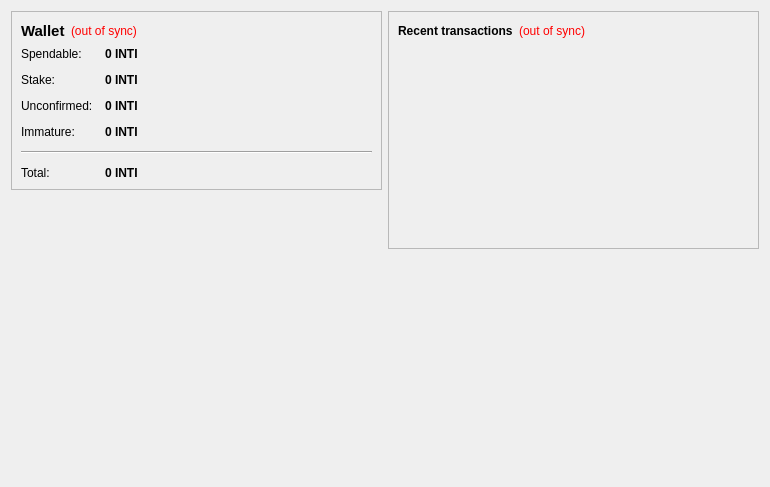
<?xml version="1.0" encoding="UTF-8"?>
<ui version="4.0">
 <class>OverviewPage</class>
 <widget class="QWidget" name="OverviewPage">
  <property name="geometry">
   <rect>
    <x>0</x>
    <y>0</y>
    <width>770</width>
    <height>487</height>
   </rect>
  </property>
  <property name="windowTitle">
   <string>Form</string>
  </property>
  <layout class="QHBoxLayout" name="horizontalLayout" stretch="1,1">
   <item>
    <layout class="QVBoxLayout" name="verticalLayout_2">
     <item>
      <widget class="QFrame" name="frame">
       <property name="frameShape">
        <enum>QFrame::StyledPanel</enum>
       </property>
       <property name="frameShadow">
        <enum>QFrame::Raised</enum>
       </property>
       <layout class="QVBoxLayout" name="verticalLayout_4">
        <item>
         <layout class="QHBoxLayout" name="horizontalLayout_4">
          <item>
           <widget class="QLabel" name="label_5">
            <property name="font">
             <font>
              <pointsize>11</pointsize>
              <weight>75</weight>
              <bold>true</bold>
             </font>
            </property>
            <property name="text">
             <string>Wallet</string>
            </property>
           </widget>
          </item>
          <item>
           <widget class="QLabel" name="labelWalletStatus">
            <property name="toolTip">
             <string>The displayed information may be out of date. Your wallet automatically synchronizes with the INTICOIN network after a connection is established, but this process has not completed yet.</string>
            </property>
            <property name="styleSheet">
             <string notr="true">QLabel { color: red; }</string>
            </property>
            <property name="text">
             <string notr="true">(out of sync)</string>
            </property>
            <property name="alignment">
             <set>Qt::AlignLeading|Qt::AlignLeft|Qt::AlignVCenter</set>
            </property>
           </widget>
          </item>
          <item>
           <spacer name="horizontalSpacer_2">
            <property name="orientation">
             <enum>Qt::Horizontal</enum>
            </property>
            <property name="sizeHint" stdset="0">
             <size>
              <width>40</width>
              <height>20</height>
             </size>
            </property>
           </spacer>
          </item>
         </layout>
        </item>
        <item>
         <layout class="QFormLayout" name="formLayout_2">
          <property name="fieldGrowthPolicy">
           <enum>QFormLayout::AllNonFixedFieldsGrow</enum>
          </property>
          <property name="horizontalSpacing">
           <number>12</number>
          </property>
          <property name="verticalSpacing">
           <number>12</number>
          </property>
          <item row="0" column="0">
           <widget class="QLabel" name="label">
            <property name="text">
             <string>Spendable:</string>
            </property>
           </widget>
          </item>
          <item row="0" column="1">
           <widget class="QLabel" name="labelBalance">
            <property name="font">
             <font>
              <weight>75</weight>
              <bold>true</bold>
             </font>
            </property>
            <property name="cursor">
             <cursorShape>IBeamCursor</cursorShape>
            </property>
            <property name="toolTip">
             <string>Your current spendable balance</string>
            </property>
            <property name="text">
             <string notr="true">0 INTI</string>
            </property>
            <property name="textInteractionFlags">
             <set>Qt::LinksAccessibleByMouse|Qt::TextSelectableByKeyboard|Qt::TextSelectableByMouse</set>
            </property>
           </widget>
          </item>
          <item row="1" column="0">
           <widget class="QLabel" name="label_stake">
            <property name="text">
             <string>Stake:</string>
            </property>
           </widget>
          </item>
          <item row="1" column="1">
           <widget class="QLabel" name="labelStake">
            <property name="font">
             <font>
              <weight>75</weight>
              <bold>true</bold>
             </font>
            </property>
            <property name="cursor">
             <cursorShape>IBeamCursor</cursorShape>
            </property>
            <property name="toolTip">
             <string>Total of coins that was staked, and do not yet count toward the current balance</string>
            </property>
            <property name="text">
             <string notr="true">0 INTI</string>
            </property>
            <property name="textInteractionFlags">
             <set>Qt::LinksAccessibleByMouse|Qt::TextSelectableByKeyboard|Qt::TextSelectableByMouse</set>
            </property>
           </widget>
          </item>
          <item row="2" column="0">
           <widget class="QLabel" name="label_3">
            <property name="text">
             <string>Unconfirmed:</string>
            </property>
           </widget>
          </item>
          <item row="2" column="1">
           <widget class="QLabel" name="labelUnconfirmed">
            <property name="font">
             <font>
              <weight>75</weight>
              <bold>true</bold>
             </font>
            </property>
            <property name="cursor">
             <cursorShape>IBeamCursor</cursorShape>
            </property>
            <property name="toolTip">
             <string>Total of transactions that have yet to be confirmed, and do not yet count toward the current balance</string>
            </property>
            <property name="text">
             <string notr="true">0 INTI</string>
            </property>
            <property name="textInteractionFlags">
             <set>Qt::LinksAccessibleByMouse|Qt::TextSelectableByKeyboard|Qt::TextSelectableByMouse</set>
            </property>
           </widget>
          </item>
          <item row="3" column="0">
           <widget class="QLabel" name="labelImmatureText">
            <property name="text">
             <string>Immature:</string>
            </property>
           </widget>
          </item>
          <item row="3" column="1">
           <widget class="QLabel" name="labelImmature">
            <property name="font">
             <font>
              <weight>75</weight>
              <bold>true</bold>
             </font>
            </property>
            <property name="toolTip">
             <string>Mined balance that has not yet matured</string>
            </property>
            <property name="text">
             <string notr="true">0 INTI</string>
            </property>
            <property name="textInteractionFlags">
             <set>Qt::LinksAccessibleByMouse|Qt::TextSelectableByKeyboard|Qt::TextSelectableByMouse</set>
            </property>
           </widget>
          </item>
          <item row="4" column="0" colspan="2">
           <widget class="Line" name="line">
            <property name="orientation">
             <enum>Qt::Horizontal</enum>
            </property>
           </widget>
          </item>
          <item row="5" column="0">
           <widget class="QLabel" name="labelTotalText">
            <property name="text">
             <string>Total:</string>
            </property>
           </widget>
          </item>
          <item row="5" column="1">
           <widget class="QLabel" name="labelTotal">
            <property name="font">
             <font>
              <weight>75</weight>
              <bold>true</bold>
             </font>
            </property>
            <property name="cursor">
             <cursorShape>IBeamCursor</cursorShape>
            </property>
            <property name="toolTip">
             <string>Your current total balance</string>
            </property>
            <property name="text">
             <string notr="true">&lt;html&gt;&lt;head/&gt;&lt;body&gt;&lt;p&gt;0 INTI&lt;/p&gt;&lt;/body&gt;&lt;/html&gt;</string>
            </property>
            <property name="textInteractionFlags">
             <set>Qt::LinksAccessibleByMouse|Qt::TextSelectableByKeyboard|Qt::TextSelectableByMouse</set>
            </property>
           </widget>
          </item>
         </layout>
        </item>
       </layout>
      </widget>
     </item>
     <item>
      <spacer name="verticalSpacer">
       <property name="orientation">
        <enum>Qt::Vertical</enum>
       </property>
       <property name="sizeHint" stdset="0">
        <size>
         <width>20</width>
         <height>40</height>
        </size>
       </property>
      </spacer>
     </item>
     <item>
      <widget class="QLabel" name="label_6">
       <property name="text">
        <string/>
       </property>
       <property name="pixmap">
        <pixmap resource="../bitcoin.qrc">:/images/backg</pixmap>
       </property>
       <property name="scaledContents">
        <bool>false</bool>
       </property>
       <property name="alignment">
        <set>Qt::AlignCenter</set>
       </property>
       <property name="margin">
        <number>-2</number>
       </property>
      </widget>
     </item>
    </layout>
   </item>
   <item>
    <layout class="QVBoxLayout" name="verticalLayout_3">
     <item>
      <widget class="QFrame" name="frame_2">
       <property name="frameShape">
        <enum>QFrame::StyledPanel</enum>
       </property>
       <property name="frameShadow">
        <enum>QFrame::Raised</enum>
       </property>
       <layout class="QVBoxLayout" name="verticalLayout">
        <item>
         <layout class="QHBoxLayout" name="horizontalLayout_2">
          <item>
           <widget class="QLabel" name="label_4">
            <property name="text">
             <string>&lt;b&gt;Recent transactions&lt;/b&gt;</string>
            </property>
           </widget>
          </item>
          <item>
           <widget class="QLabel" name="labelTransactionsStatus">
            <property name="toolTip">
             <string>The displayed information may be out of date. Your wallet automatically synchronizes with the INTICOIN network after a connection is established, but this process has not completed yet.</string>
            </property>
            <property name="styleSheet">
             <string notr="true">QLabel { color: red; }</string>
            </property>
            <property name="text">
             <string notr="true">(out of sync)</string>
            </property>
            <property name="alignment">
             <set>Qt::AlignRight|Qt::AlignTrailing|Qt::AlignVCenter</set>
            </property>
           </widget>
          </item>
          <item>
           <spacer name="horizontalSpacer">
            <property name="orientation">
             <enum>Qt::Horizontal</enum>
            </property>
            <property name="sizeHint" stdset="0">
             <size>
              <width>40</width>
              <height>20</height>
             </size>
            </property>
           </spacer>
          </item>
         </layout>
        </item>
        <item>
         <widget class="QListView" name="listTransactions">
          <property name="styleSheet">
           <string notr="true">QListView { background: transparent; }</string>
          </property>
          <property name="frameShape">
           <enum>QFrame::NoFrame</enum>
          </property>
          <property name="verticalScrollBarPolicy">
           <enum>Qt::ScrollBarAlwaysOff</enum>
          </property>
          <property name="horizontalScrollBarPolicy">
           <enum>Qt::ScrollBarAlwaysOff</enum>
          </property>
          <property name="selectionMode">
           <enum>QAbstractItemView::NoSelection</enum>
          </property>
         </widget>
        </item>
       </layout>
      </widget>
     </item>
     <item>
      <spacer name="verticalSpacer_2">
       <property name="orientation">
        <enum>Qt::Vertical</enum>
       </property>
       <property name="sizeHint" stdset="0">
        <size>
         <width>20</width>
         <height>40</height>
        </size>
       </property>
      </spacer>
     </item>
    </layout>
   </item>
  </layout>
 </widget>
 <resources>
  <include location="../bitcoin.qrc"/>
 </resources>
 <connections/>
</ui>
